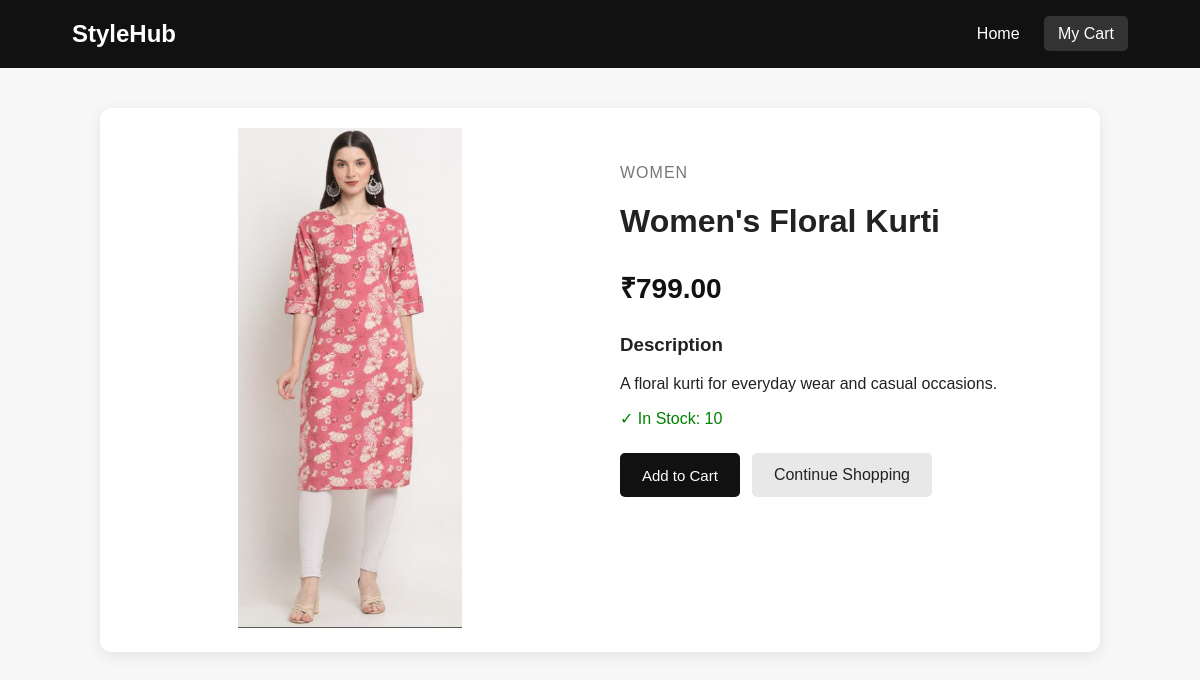
Screenshot of /product/2/ with the database file from the repository.
### store/models.py (models this page shows, shortened)
class Product(models.Model):
    category = models.ForeignKey(
        Category,
        on_delete=models.CASCADE,
        related_name="products"
    )
    name = models.CharField(max_length=200)
    description = models.TextField()
    price = models.DecimalField(max_digits=10, decimal_places=2)
    image = models.ImageField(upload_to='products/', blank=True, null=True)
    stock = models.PositiveIntegerField(default=0)
    created_at = models.DateTimeField(auto_now_add=True)

class Category(models.Model):
    name = models.CharField(max_length=100)

### store/views.py (the view)
def product_detail(request, product_id):
    product = get_object_or_404(Product, id=product_id)
    return render(request, 'product_detail.html', {
        'product': product
    })

### store/templates/product_detail.html (shortened to what this page needs)
<!DOCTYPE html>
<html lang="en">
<head>
</head>
<body>
    <nav>
        <h2>StyleHub</h2>
        <div>
            <a href="{% url 'home' %}">Home</a>
            <a href="{% url 'cart' %}" class="cart-link">
                My Cart
            </a>
        </div>
    </nav>
    <div class="container">
        <div class="product-image">
            {% if product.image %}
                <img src="{{ product.image.url }}"
                     alt="{{ product.name }}">
            {% else %}
                <img src="https://placehold.co/500x600?text=No+Image"
                     alt="No image available">
            {% endif %}
        </div>
        <div class="product-info">
            <p class="category">
                {{ product.category.name }}
            </p>
            <h1>{{ product.name }}</h1>
            <p class="price">₹{{ product.price }}</p>
            <h3>Description</h3>
            <p>{{ product.description }}</p>
            {% if product.stock > 0 %}
                <p class="stock">
                    ✓ In Stock: {{ product.stock }}
                </p>
                <form action="{% url 'add_to_cart' product.id %}"
                      method="POST">
                    <div class="buttons">
                        <button type="submit" class="cart-button">
                            Add to Cart
                        </button>
                        <a href="{% url 'home' %}" class="back">
                            Continue Shopping
                        </a>
                    </div>
                </form>
            {% endif %}
        </div>
    </div>
</body>
</html>

### store/templates/product_detail.html (style rules this page uses)
* { box-sizing: border-box; }
body { margin: 0; font-family: Arial, sans-serif; background: #f7f7f7; color: #222; }
nav { background: #111; color: white; padding: 20px 6%; display: flex; justify-content: space-between; align-items: center; }
nav a { color: white; text-decoration: none; margin-left: 20px; }
nav h2 { margin: 0; }
.container { max-width: 1000px; margin: 40px auto; padding: 20px; display: grid; grid-template-columns: 1fr 1fr; gap: 40px; background: white; border-radius: 12px; box-shadow: 0 4px 15px rgba(0, 0, 0, 0.08); }
.product-image img { width: 100%; max-height: 500px; object-fit: contain; }
.product-info { padding: 20px 0; }
.category { color: #777; text-transform: uppercase; letter-spacing: 1px; }
.price { font-size: 28px; font-weight: bold; color: #111; }
.stock { color: green; }
.buttons { display: flex; flex-wrap: wrap; gap: 12px; margin-top: 25px; }
.cart-button { display: inline-block; padding: 13px 22px; background: #111; color: white; border: none; border-radius: 5px; font-size: 15px; cursor: pointer; }
.back { display: inline-block; padding: 13px 22px; background: #e8e8e8; color: #222; text-decoration: none; border-radius: 5px; }
.cart-link { background: #333; padding: 9px 14px; border-radius: 5px; }

### rows the page displays
Product: image (picture), category.name "WOMEN", name "Women's Floral Kurti", price "799.00", description "A floral kurti for everyday wear and casual occasions.", stock "10"
